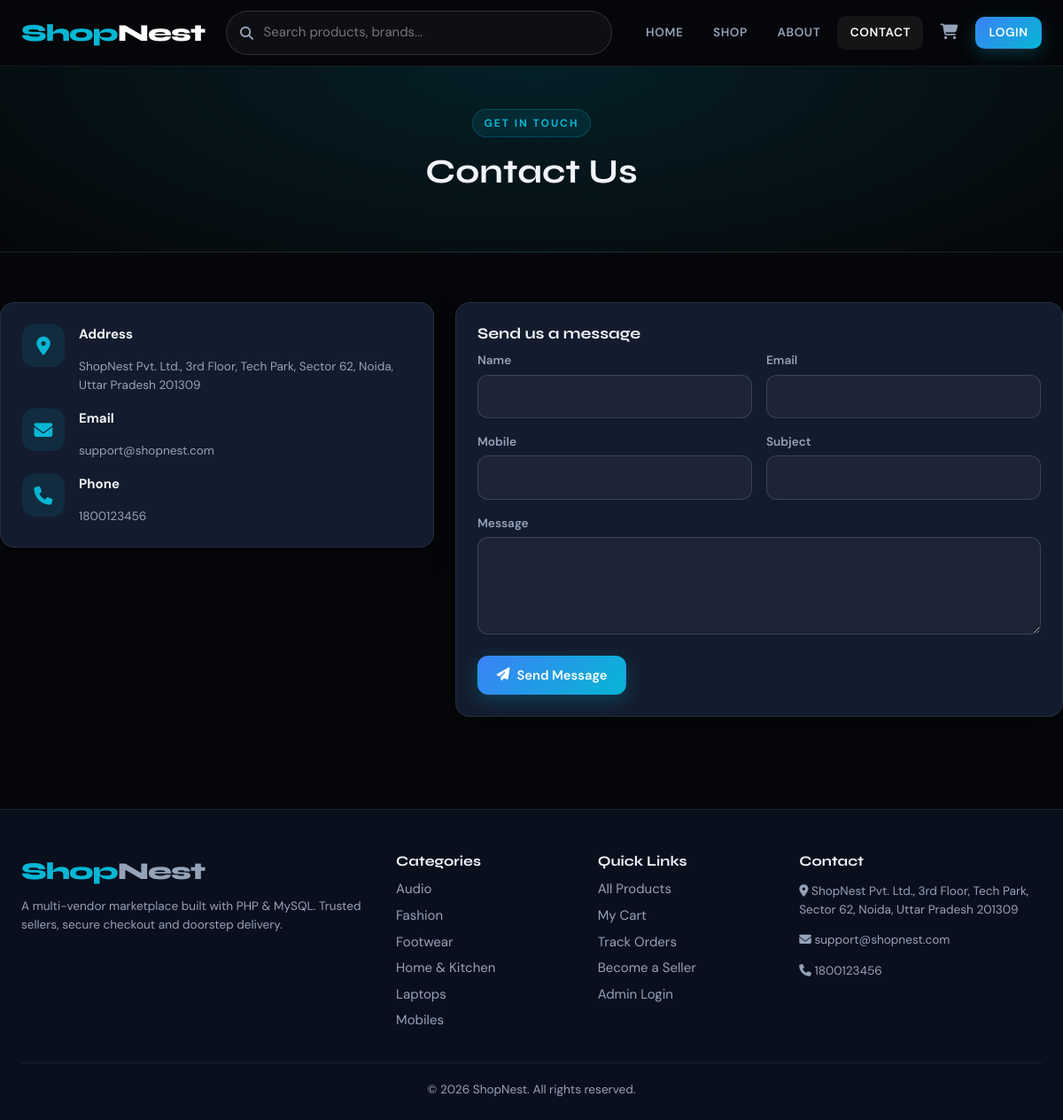
The page /contact.php on the database its author committed.
### tables this page shows
CREATE TABLE `tblpage` (
  `ID` int(10) NOT NULL AUTO_INCREMENT,
  `PageType` varchar(50) NOT NULL,
  `PageTitle` varchar(200) DEFAULT NULL,
  `PageDescription` mediumtext DEFAULT NULL,
  `Email` varchar(120) DEFAULT NULL,
  `MobileNumber` bigint(10) DEFAULT NULL,
  `UpdationDate` timestamp NULL DEFAULT NULL ON UPDATE current_timestamp(),
  PRIMARY KEY (`ID`),
  UNIQUE KEY `uq_page_type` (`PageType`)
);

CREATE TABLE `tblcategory` (
  `ID` int(10) NOT NULL AUTO_INCREMENT,
  `CategoryName` varchar(100) NOT NULL,
  `Description` varchar(255) DEFAULT NULL,
  `Icon` varchar(50) DEFAULT 'fa-tag',
  `CreationDate` timestamp NULL DEFAULT current_timestamp(),
  PRIMARY KEY (`ID`),
  UNIQUE KEY `uq_category_name` (`CategoryName`)
);

### includes/functions.php (called while the page is built, shortened)
<?php
function e($str)
{
    return htmlspecialchars((string)$str, ENT_QUOTES, 'UTF-8');
}
function url($path = '')
{
    return BASE_URL . '/' . ltrim($path, '/');
}
function db_query($sql, $params = [])
{
    global $con;
    $stmt = mysqli_prepare($con, $sql);
    if ($params) {
        $types = '';
        foreach ($params as $p) {
            $types .= is_int($p) ? 'i' : (is_float($p) ? 'd' : 's');
        }
        mysqli_stmt_bind_param($stmt, $types, ...$params);
    }
    if (!mysqli_stmt_execute($stmt)) {
        error_log('SQL execute failed: ' . mysqli_stmt_error($stmt) . ' | ' . $sql);
        return false;
    }
    $res = mysqli_stmt_get_result($stmt);
    return $res === false ? true : $res;
}
function db_all($sql, $params = [])
{
    $res = db_query($sql, $params);
    return ($res instanceof mysqli_result) ? mysqli_fetch_all($res, MYSQLI_ASSOC) : [];
}
function db_one($sql, $params = [])
{
    $res = db_query($sql, $params);
    return ($res instanceof mysqli_result) ? mysqli_fetch_assoc($res) : null;
}
function get_page($type)
{
    return db_one("SELECT * FROM tblpage WHERE PageType=?", [$type]);
}
function post($key, $default = '')
{
    return isset($_POST[$key]) ? trim((string)$_POST[$key]) : $default;
}

### contact.php (the view, shortened to what this page needs)
<?php
$page = get_page('contactus');
include __DIR__ . '/includes/header.php';
?>
<section class="page-banner">
    <div class="container"><span class="eyebrow">Get in touch</span><h1><?php echo e($page ? $page['PageTitle'] : 'Contact Us'); ?></h1></div>
</section>
<div class="container section">
    <div class="grid-2-1" style="grid-template-columns:1fr 1.4fr">
        <div class="card">
            <div class="feature mb-2"><i class="fa-solid fa-location-dot"></i><div><b>Address</b><p class="muted small mb-0"><?php echo e($page['PageDescription']); ?></p></div></div>
            <div class="feature mb-2"><i class="fa-solid fa-envelope"></i><div><b>Email</b><p class="muted small mb-0"><?php echo e($page['Email']); ?></p></div></div>
            <div class="feature"><i class="fa-solid fa-phone"></i><div><b>Phone</b><p class="muted small mb-0"><?php echo e($page['MobileNumber']); ?></p></div></div>
        </div>
        <div class="card" style="margin-top:0">
            <h3>Send us a message</h3>
            <form method="post">
                <div class="form-row">
                    <div class="form-group"><label>Name</label><input type="text" name="name" value="<?php echo e(post('name', isset($_SESSION['fname']) ? $_SESSION['fname'] : '')); ?>" required></div>
                    <div class="form-group"><label>Email</label><input type="email" name="email" value="<?php echo e(post('email')); ?>" required></div>
                </div>
                <div class="form-row">
                    <div class="form-group"><label>Mobile</label><input type="tel" name="mobile" value="<?php echo e(post('mobile')); ?>"></div>
                    <div class="form-group"><label>Subject</label><input type="text" name="subject" value="<?php echo e(post('subject')); ?>"></div>
                </div>
                <div class="form-group"><label>Message</label><textarea name="message" required><?php echo e(post('message')); ?></textarea></div>
                <button class="btn btn-primary"><i class="fa-solid fa-paper-plane"></i> Send Message</button>
            </form>
        </div>
    </div>
</div>
<?php include __DIR__ . '/includes/footer.php'; ?>

### includes/footer.php
<?php
$__contact = get_page('contactus');
$__cats = db_all("SELECT ID, CategoryName FROM tblcategory ORDER BY CategoryName LIMIT 6");
?>
<footer class="site-footer">
    <div class="container">
        <div class="footer-grid">
            <div>
                <a href="<?php echo url('index.php'); ?>" class="logo" style="display:inline-block;padding:0"><span>Shop</span>Nest</a>
                <p class="muted small mt-1">A multi-vendor marketplace built with PHP &amp; MySQL. Trusted sellers, secure checkout and doorstep delivery.</p>
            </div>
            <div>
                <h4>Categories</h4>
                <?php foreach ($__cats as $c): ?>
                    <a href="<?php echo url('shop.php?cat=' . $c['ID']); ?>"><?php echo e($c['CategoryName']); ?></a>
                <?php endforeach; ?>
            </div>
            <div>
                <h4>Quick Links</h4>
                <a href="<?php echo url('shop.php'); ?>">All Products</a>
                <a href="<?php echo url('cart.php'); ?>">My Cart</a>
                <a href="<?php echo url('customer/my-orders.php'); ?>">Track Orders</a>
                <a href="<?php echo url('seller/seller-signup.php'); ?>">Become a Seller</a>
                <a href="<?php echo url('login.php?role=admin'); ?>">Admin Login</a>
            </div>
            <div>
                <h4>Contact</h4>
                <?php if ($__contact): ?>
                    <p class="muted small"><i class="fa-solid fa-location-dot"></i> <?php echo e($__contact['PageDescription']); ?></p>
                    <p class="muted small"><i class="fa-solid fa-envelope"></i> <?php echo e($__contact['Email']); ?></p>
                    <p class="muted small"><i class="fa-solid fa-phone"></i> <?php echo e($__contact['MobileNumber']); ?></p>
                <?php endif; ?>
            </div>
        </div>
        <div class="copyright">&copy; <?php echo date('Y'); ?> <?php echo SITE_NAME; ?>. All rights reserved.</div>
    </div>
</footer>
</body>
</html>

### assets/css/style.css (style rules this page uses)
:root { --bg: #05070a; --navy: #0a0f1e; --surface: #0f172a; --card: #131c2e; --card2: #1e293b; --border: rgba(255, 255, 255, 0.08); --border2: rgba(255, 255, 255, 0.14); --blue: #3b82f6; --cyan: #06b6d4; --purple: #a855f7; --green: #34d399; --amber: #fbbf24; --red: #f87171; --text: #f1f5f9; --muted: #94a3b8; --radius: 16px; --shadow: 0 10px 30px rgba(0, 0, 0, 0.35); }
*, *::before, *::after { box-sizing: border-box; }
html { scroll-behavior: smooth; }
body { margin: 0; font-family: 'DM Sans', system-ui, sans-serif; background: var(--bg); color: var(--text); line-height: 1.55; font-size: 15px; }
a { color: var(--cyan); text-decoration: none; }
h1, h2, h3, h4 { font-family: 'Syne', sans-serif; margin: 0 0 .5em; line-height: 1.2; }
.muted { color: var(--muted); }
.small { font-size: .85rem; }
.mt-1 { margin-top: .5rem; }
.mb-0 { margin-bottom: 0; }
.mb-2 { margin-bottom: 1rem; }
.container { width: 100%; max-width: 1240px; margin: 0 auto; padding: 0 24px; }
.btn { display: inline-flex; align-items: center; justify-content: center; gap: .5rem; padding: .7rem 1.3rem; border-radius: 12px; border: 1px solid transparent; font: 600 .92rem 'DM Sans', sans-serif; cursor: pointer; transition: .2s ease; color: #fff; background: var(--card2); white-space: nowrap; }
.btn-primary { background: linear-gradient(135deg, var(--blue), var(--cyan)); box-shadow: 0 6px 20px rgba(6, 182, 212, .25); }
.form-group { margin-bottom: 1rem; }
.form-row { display: grid; grid-template-columns: 1fr 1fr; gap: 1rem; }
label { display: block; font-weight: 600; font-size: .85rem; color: var(--muted); margin-bottom: .35rem; }
input[type=text], input[type=email], input[type=password], input[type=number], input[type=tel], input[type=date], input[type=file], input[type=search], select, textarea { width: 100%; padding: .75rem 1rem; border-radius: 12px; background: rgba(255, 255, 255, .04); border: 1px solid var(--border2); color: var(--text); font: inherit; transition: .2s; }
textarea { min-height: 110px; resize: vertical; }
.card { background: var(--card); border: 1px solid var(--border); border-radius: var(--radius); padding: 1.5rem; box-shadow: var(--shadow); }
.card + .card { margin-top: 1.5rem; }
.logo { font-family: 'Syne', sans-serif; font-weight: 800; font-size: 1.7rem; color: #fff; letter-spacing: -1px; }
.logo span { color: var(--cyan); }
.eyebrow { display: inline-block; font-size: .75rem; font-weight: 700; letter-spacing: 2px; text-transform: uppercase; color: var(--cyan); background: rgba(6, 182, 212, .1); border: 1px solid rgba(6, 182, 212, .25); padding: .35rem .8rem; border-radius: 999px; margin-bottom: 1rem; }
.section { padding: 3.5rem 0; }
.page-banner { padding: 3rem 0; border-bottom: 1px solid var(--border); background: radial-gradient(800px 300px at 50% 0%, rgba(6, 182, 212, .14), transparent); text-align: center; }
.page-banner h1 { font-size: 2.4rem; }
.feature { display: flex; gap: 1rem; align-items: flex-start; }
.feature i { font-size: 1.3rem; color: var(--cyan); background: rgba(6, 182, 212, .1); width: 48px; height: 48px; border-radius: 14px; display: grid; place-items: center; flex-shrink: 0; }
.site-footer { border-top: 1px solid var(--border); background: var(--navy); padding: 3rem 0 1.5rem; margin-top: 3rem; }
.footer-grid { display: grid; grid-template-columns: 2fr 1fr 1fr 1.4fr; gap: 2rem; }
.site-footer h4 { font-size: 1rem; }
.site-footer a { color: var(--muted); display: block; padding: .2rem 0; }
.copyright { border-top: 1px solid var(--border); margin-top: 2rem; padding-top: 1.2rem; color: var(--muted); font-size: .85rem; text-align: center; }
.grid-2-1 { display: grid; grid-template-columns: minmax(0, 2fr) minmax(280px, 1fr); gap: 1.5rem; align-items: start; }
.grid-2 > *, .grid-2-1 > *, .cart-layout > *, .shop-layout > * { min-width: 0; }

### rows shown on the page
tblpage: PageTitle "Contact Us", PageDescription "ShopNest Pvt. Ltd., 3rd Floor, Tech Park, Sector 62, Noida, Uttar Pradesh 201309", Email "support@shopnest.com", MobileNumber "1800123456"
tblcategory: CategoryName "Audio"
tblcategory: CategoryName "Fashion"
tblcategory: CategoryName "Footwear"
tblcategory: CategoryName "Home & Kitchen"
tblcategory: CategoryName "Laptops"
tblcategory: CategoryName "Mobiles"

### other values the page prints
SITE_NAME "ShopNest"
